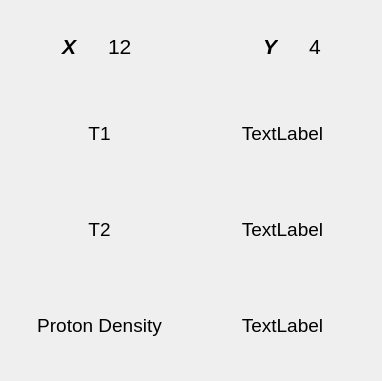
<?xml version="1.0" encoding="UTF-8"?>
<ui version="4.0">
 <class>pixel_info_dialog</class>
 <widget class="QDialog" name="pixel_info_dialog">
  <property name="geometry">
   <rect>
    <x>0</x>
    <y>0</y>
    <width>382</width>
    <height>381</height>
   </rect>
  </property>
  <property name="windowTitle">
   <string>Pixel Information</string>
  </property>
  <layout class="QGridLayout" name="gridLayout_2">
   <item row="0" column="0">
    <layout class="QVBoxLayout" name="verticalLayout" stretch="1,4">
     <item>
      <layout class="QHBoxLayout" name="horizontalLayout">
       <item>
        <spacer name="horizontalSpacer_7">
         <property name="orientation">
          <enum>Qt::Horizontal</enum>
         </property>
         <property name="sizeHint" stdset="0">
          <size>
           <width>40</width>
           <height>20</height>
          </size>
         </property>
        </spacer>
       </item>
       <item>
        <spacer name="horizontalSpacer_10">
         <property name="orientation">
          <enum>Qt::Horizontal</enum>
         </property>
         <property name="sizeHint" stdset="0">
          <size>
           <width>40</width>
           <height>20</height>
          </size>
         </property>
        </spacer>
       </item>
       <item>
        <widget class="QLabel" name="x_label">
         <property name="font">
          <font>
           <pointsize>16</pointsize>
           <weight>75</weight>
           <italic>true</italic>
           <bold>true</bold>
           <strikeout>false</strikeout>
          </font>
         </property>
         <property name="frameShape">
          <enum>QFrame::NoFrame</enum>
         </property>
         <property name="text">
          <string>X</string>
         </property>
         <property name="alignment">
          <set>Qt::AlignCenter</set>
         </property>
        </widget>
       </item>
       <item>
        <spacer name="horizontalSpacer">
         <property name="orientation">
          <enum>Qt::Horizontal</enum>
         </property>
         <property name="sizeHint" stdset="0">
          <size>
           <width>40</width>
           <height>20</height>
          </size>
         </property>
        </spacer>
       </item>
       <item>
        <widget class="QLabel" name="x_info_label">
         <property name="font">
          <font>
           <pointsize>16</pointsize>
          </font>
         </property>
         <property name="text">
          <string>12</string>
         </property>
         <property name="alignment">
          <set>Qt::AlignLeading|Qt::AlignLeft|Qt::AlignVCenter</set>
         </property>
        </widget>
       </item>
       <item>
        <spacer name="horizontalSpacer_2">
         <property name="orientation">
          <enum>Qt::Horizontal</enum>
         </property>
         <property name="sizeHint" stdset="0">
          <size>
           <width>40</width>
           <height>20</height>
          </size>
         </property>
        </spacer>
       </item>
       <item>
        <spacer name="horizontalSpacer_6">
         <property name="orientation">
          <enum>Qt::Horizontal</enum>
         </property>
         <property name="sizeHint" stdset="0">
          <size>
           <width>40</width>
           <height>20</height>
          </size>
         </property>
        </spacer>
       </item>
       <item>
        <spacer name="horizontalSpacer_9">
         <property name="orientation">
          <enum>Qt::Horizontal</enum>
         </property>
         <property name="sizeHint" stdset="0">
          <size>
           <width>40</width>
           <height>20</height>
          </size>
         </property>
        </spacer>
       </item>
       <item>
        <spacer name="horizontalSpacer_5">
         <property name="orientation">
          <enum>Qt::Horizontal</enum>
         </property>
         <property name="sizeHint" stdset="0">
          <size>
           <width>40</width>
           <height>20</height>
          </size>
         </property>
        </spacer>
       </item>
       <item>
        <spacer name="horizontalSpacer_3">
         <property name="orientation">
          <enum>Qt::Horizontal</enum>
         </property>
         <property name="sizeHint" stdset="0">
          <size>
           <width>40</width>
           <height>20</height>
          </size>
         </property>
        </spacer>
       </item>
       <item>
        <widget class="QLabel" name="y_label">
         <property name="font">
          <font>
           <pointsize>16</pointsize>
           <weight>75</weight>
           <italic>true</italic>
           <bold>true</bold>
          </font>
         </property>
         <property name="text">
          <string>Y</string>
         </property>
         <property name="alignment">
          <set>Qt::AlignCenter</set>
         </property>
        </widget>
       </item>
       <item>
        <spacer name="horizontalSpacer_4">
         <property name="orientation">
          <enum>Qt::Horizontal</enum>
         </property>
         <property name="sizeHint" stdset="0">
          <size>
           <width>40</width>
           <height>20</height>
          </size>
         </property>
        </spacer>
       </item>
       <item>
        <widget class="QLabel" name="y_info_label">
         <property name="font">
          <font>
           <pointsize>16</pointsize>
          </font>
         </property>
         <property name="text">
          <string>4</string>
         </property>
         <property name="alignment">
          <set>Qt::AlignLeading|Qt::AlignLeft|Qt::AlignVCenter</set>
         </property>
        </widget>
       </item>
       <item>
        <spacer name="horizontalSpacer_11">
         <property name="orientation">
          <enum>Qt::Horizontal</enum>
         </property>
         <property name="sizeHint" stdset="0">
          <size>
           <width>40</width>
           <height>20</height>
          </size>
         </property>
        </spacer>
       </item>
       <item>
        <spacer name="horizontalSpacer_8">
         <property name="orientation">
          <enum>Qt::Horizontal</enum>
         </property>
         <property name="sizeHint" stdset="0">
          <size>
           <width>40</width>
           <height>20</height>
          </size>
         </property>
        </spacer>
       </item>
      </layout>
     </item>
     <item>
      <layout class="QGridLayout" name="gridLayout">
       <item row="2" column="1">
        <widget class="QLabel" name="proton_density_info_label">
         <property name="font">
          <font>
           <pointsize>14</pointsize>
          </font>
         </property>
         <property name="text">
          <string>TextLabel</string>
         </property>
         <property name="alignment">
          <set>Qt::AlignCenter</set>
         </property>
        </widget>
       </item>
       <item row="1" column="1">
        <widget class="QLabel" name="t2_info_label">
         <property name="font">
          <font>
           <pointsize>14</pointsize>
          </font>
         </property>
         <property name="text">
          <string>TextLabel</string>
         </property>
         <property name="alignment">
          <set>Qt::AlignCenter</set>
         </property>
        </widget>
       </item>
       <item row="0" column="1">
        <widget class="QLabel" name="t1_info_label">
         <property name="font">
          <font>
           <pointsize>14</pointsize>
          </font>
         </property>
         <property name="text">
          <string>TextLabel</string>
         </property>
         <property name="alignment">
          <set>Qt::AlignCenter</set>
         </property>
        </widget>
       </item>
       <item row="2" column="0">
        <widget class="QLabel" name="proton_density_label">
         <property name="font">
          <font>
           <pointsize>14</pointsize>
          </font>
         </property>
         <property name="accessibleName">
          <string>0</string>
         </property>
         <property name="text">
          <string>Proton Density</string>
         </property>
         <property name="alignment">
          <set>Qt::AlignCenter</set>
         </property>
        </widget>
       </item>
       <item row="1" column="0">
        <widget class="QLabel" name="t2_label">
         <property name="font">
          <font>
           <pointsize>14</pointsize>
          </font>
         </property>
         <property name="text">
          <string>T2</string>
         </property>
         <property name="alignment">
          <set>Qt::AlignCenter</set>
         </property>
        </widget>
       </item>
       <item row="0" column="0">
        <widget class="QLabel" name="t1_label">
         <property name="font">
          <font>
           <pointsize>14</pointsize>
          </font>
         </property>
         <property name="text">
          <string>T1</string>
         </property>
         <property name="alignment">
          <set>Qt::AlignCenter</set>
         </property>
        </widget>
       </item>
      </layout>
     </item>
    </layout>
   </item>
  </layout>
 </widget>
 <resources/>
 <connections/>
</ui>
